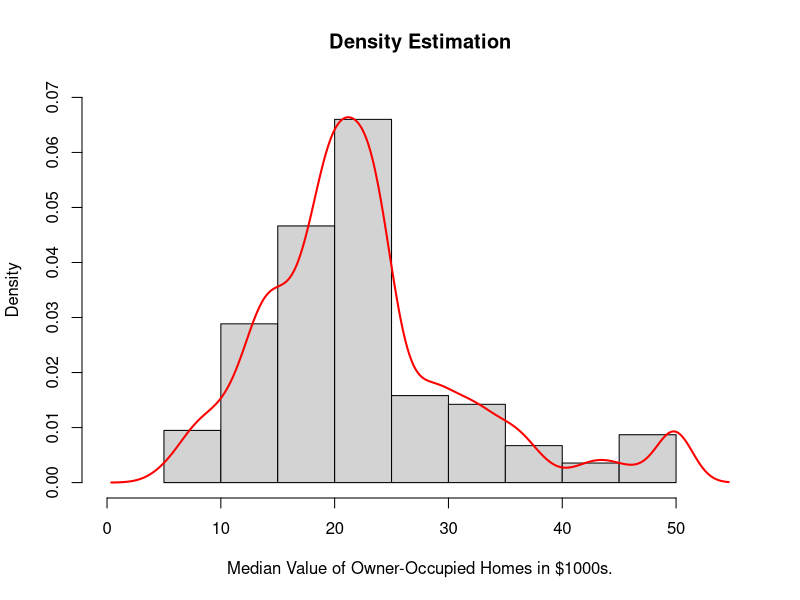
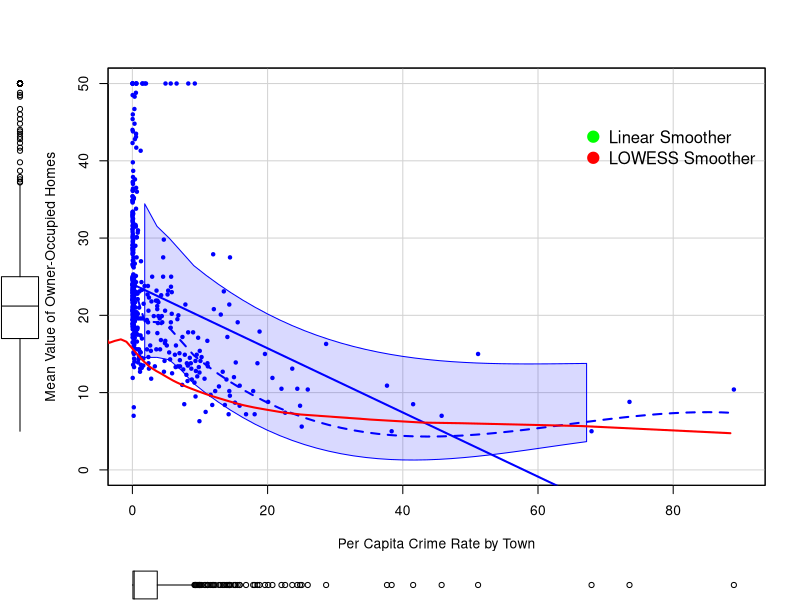
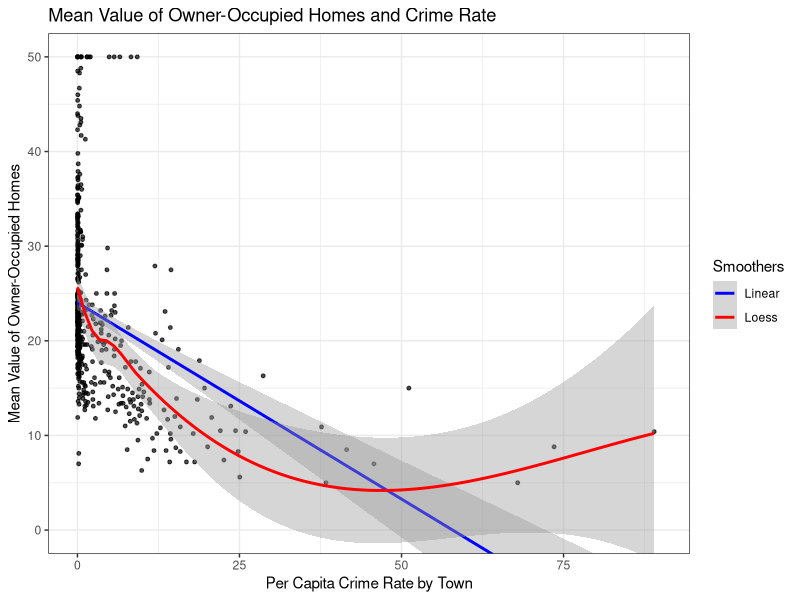
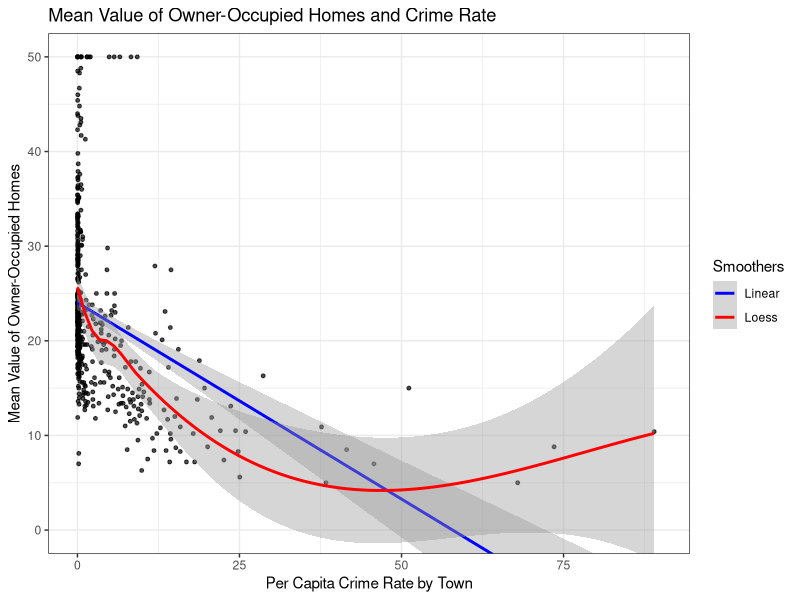
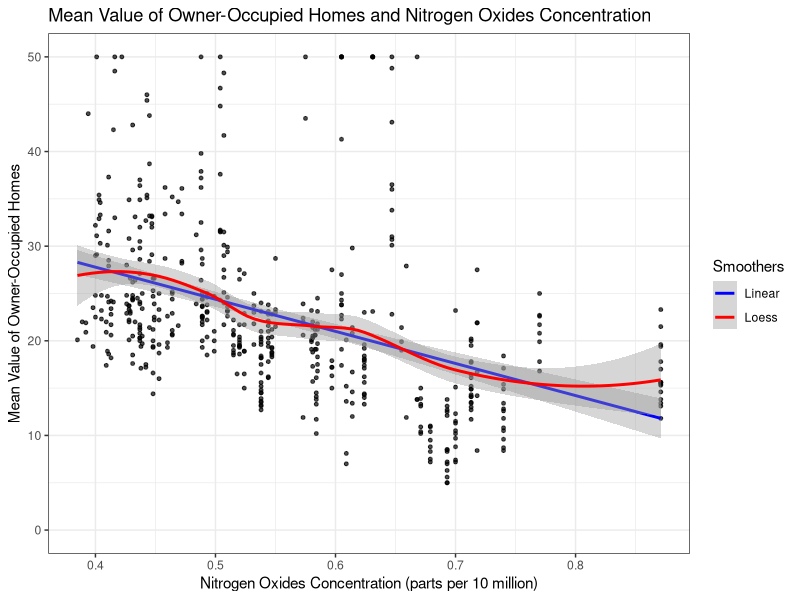
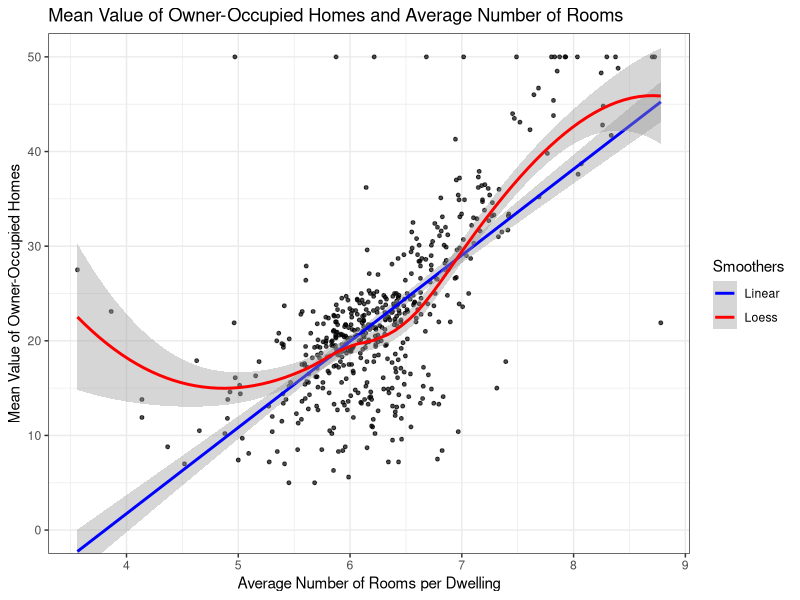
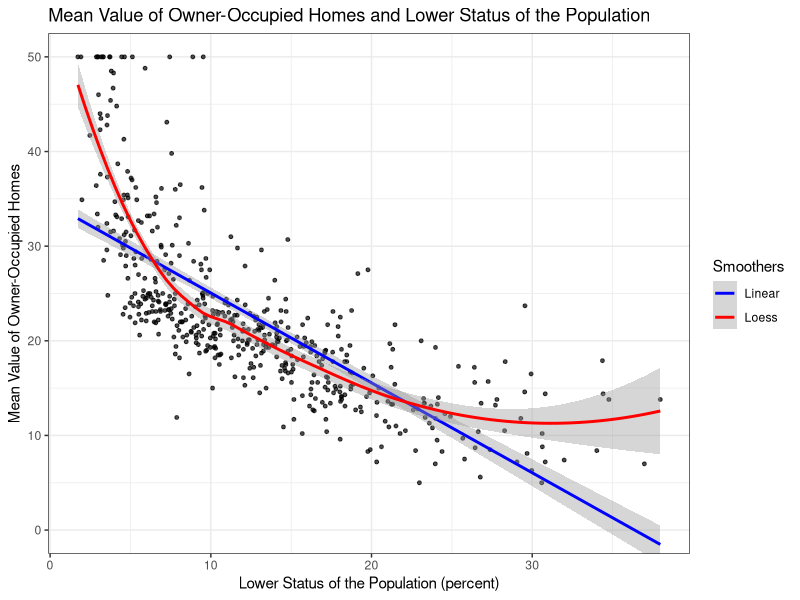
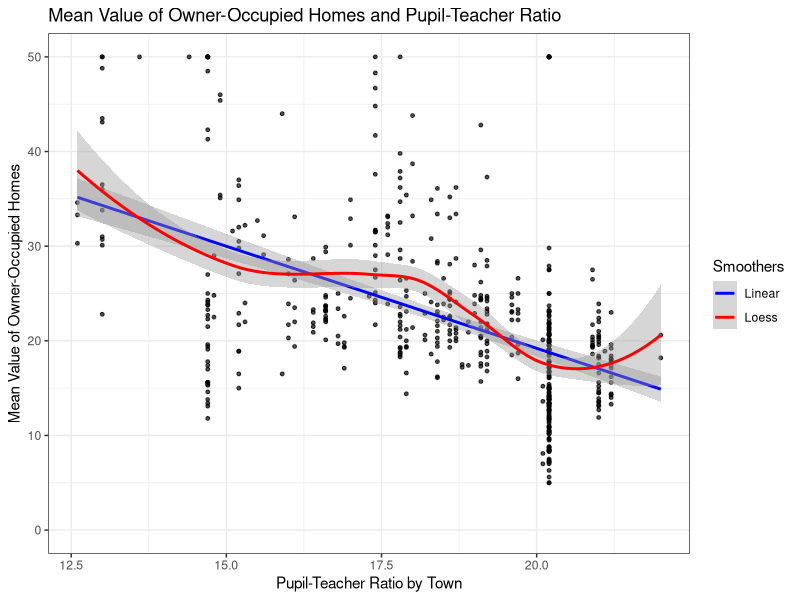

These figures' R source, in order: (Note: this script raises an error after producing the figures.)
###############################
####### Zápočtová úloha #######
####### Vladislav Belov #######
###############################


### Načtení potřebných knihoven ###
needed.libraries <- c('data.table','car','MASS','ggplot2',
                      'ISLR','graphics','effects','lattice',
                      'segmented','leaps','splines','psych',
                      'corrgram','forecast','lmtest')
for(libs in needed.libraries) require(libs, character.only = TRUE)

? Boston
head(Boston)

############
### Q01: ###
############

# Základní statistiky:
describe(Boston)

# NA nejsou:
na_count <-sapply(Boston, function(y) sum(length(which(is.na(y)))))
na_count <- data.frame(na_count)
na_count

# Rozměry datového souboru jsou 506x14, což odpovídá rozměrům uvedeným v zadání zápočtové úlohy.
dim(Boston)


############
### Q02: ###
############

# Histogram a odhad hustoty pro odezvu 'medv'.
hist(Boston$medv, freq=F, main="Density Estimation", 
     xlab="Median Value of Owner-Occupied Homes in $1000s.",
     xlim=c(0, 55), ylim=c(0, 0.07))
lines(density(Boston$medv), col="red", lwd=2)


############
### Q03: ###
############

### (a) Scatter plot závislosti cen nemovitostí na kriminalitě (knihovna 'car'). ###
# + smoothery
scatterplot(medv ~ crim, Boston, grid = T, smoother = NULL, lwd = 2,
            xlab = "Per Capita Crime Rate by Town", 
            ylab = "Mean Value of Owner-Occupied Homes",
            xlim = c(0, 90), 
            ylim = c(0, 50),
            pch = 20)
lines(lowess(x = Boston$crim, y = Boston$medv), col = "red", lwd = 2)
legend("topright", 
       legend = c("Linear Smoother", "LOWESS Smoother"), 
       col = c("green", "red"), 
       pch = c(19,19), 
       bty = "n", 
       pt.cex = 1.5, 
       cex = 1, 
       text.col = "black", 
       horiz = F , 
       inset = c(0, 0.1),)

### (b) Scatter plot závislosti cen nemovitostí na kriminalitě (knihovna 'ggplot2'). ###
# + smoothery s konfidenčními intervaly
# ('loess smoother' je obecnější než 'lowess') 
p1 <- ggplot(Boston, aes(x=crim, y=medv)) +
  geom_point(size=1, alpha=0.7) +
  geom_smooth(method = 'lm', formula = y ~ x, aes(colour="Linear"))  +
  geom_smooth(method = 'loess', formula = y ~ x, aes(colour="Loess")) +
  scale_colour_manual(name="Smoothers", values=c("blue", "red")) + 
  theme_bw() +
  xlab("Per Capita Crime Rate by Town") +
  ylab("Mean Value of Owner-Occupied Homes") +
  ggtitle("Mean Value of Owner-Occupied Homes and Crime Rate") +
  coord_cartesian(xlim=c(0, 90), ylim=c(0, 50))
p1

### Vybereme zbůsob (b) pro zobrazení závislosti 'medv' na ostatních parametrech: ###
p2 <- ggplot(Boston, aes(x=nox, y=medv)) +
  geom_point(size=1, alpha=0.7) +
  geom_smooth(method = 'lm', formula = y ~ x, aes(colour="Linear"))  +
  geom_smooth(method = 'loess', formula = y ~ x, aes(colour="Loess")) +
  scale_colour_manual(name="Smoothers", values=c("blue", "red")) + 
  theme_bw() +
  xlab("Nitrogen Oxides Concentration (parts per 10 million)") +
  ylab("Mean Value of Owner-Occupied Homes") +
  ggtitle("Mean Value of Owner-Occupied Homes and Nitrogen Oxides Concentration") +
  coord_cartesian(xlim=c(0.385, 0.8710), ylim=c(0, 50)) 
p3 <- ggplot(Boston, aes(x=rm, y=medv)) +
  geom_point(size=1, alpha=0.7) +
  geom_smooth(method = 'lm', formula = y ~ x, aes(colour="Linear"))  +
  geom_smooth(method = 'loess', formula = y ~ x, aes(colour="Loess")) +
  scale_colour_manual(name="Smoothers", values=c("blue", "red")) + 
  theme_bw() +
  xlab("Average Number of Rooms per Dwelling") +
  ylab("Mean Value of Owner-Occupied Homes") +
  ggtitle("Mean Value of Owner-Occupied Homes and Average Number of Rooms") +
  coord_cartesian(xlim=c(3.561, 8.780), ylim=c(0, 50))
p4 <- ggplot(Boston, aes(x=lstat, y=medv)) +
  geom_point(size=1, alpha=0.7) +
  geom_smooth(method = 'lm', formula = y ~ x, aes(colour="Linear"))  +
  geom_smooth(method = 'loess', formula = y ~ x, aes(colour="Loess")) +
  scale_colour_manual(name="Smoothers", values=c("blue", "red")) + 
  theme_bw() +
  xlab("Lower Status of the Population (percent)") +
  ylab("Mean Value of Owner-Occupied Homes") +
  ggtitle("Mean Value of Owner-Occupied Homes and Lower Status of the Population") +
  coord_cartesian(xlim=c(1.7, 38), ylim=c(0, 50))
p5 <- ggplot(Boston, aes(x=ptratio, y=medv)) +
  geom_point(size=1, alpha=0.7) +
  geom_smooth(method = 'lm', formula = y ~ x, aes(colour="Linear"))  +
  geom_smooth(method = 'loess', formula = y ~ x, aes(colour="Loess")) +
  scale_colour_manual(name="Smoothers", values=c("blue", "red")) + 
  theme_bw() +
  xlab("Pupil-Teacher Ratio by Town") +
  ylab("Mean Value of Owner-Occupied Homes") +
  ggtitle("Mean Value of Owner-Occupied Homes and Pupil-Teacher Ratio") +
  coord_cartesian(xlim=c(12.6, 22), ylim=c(0, 50))
p6 <- ggplot(Boston, aes(x=dis, y=medv)) +
  geom_point(size=1, alpha=0.7) +
  geom_smooth(method = 'lm', formula = y ~ x, aes(colour="Linear"))  +
  geom_smooth(method = 'loess', formula = y ~ x, aes(colour="Loess")) +
  scale_colour_manual(name="Smoothers", values=c("blue", "red")) + 
  theme_bw() +
  xlab("Weighted Mean of Distances to Five Boston Employment Centres") +
  ylab("Mean Value of Owner-Occupied Homes") +
  ggtitle("Mean Value of Owner-Occupied Homes and Mean of Distances to Centres") +
  coord_cartesian(xlim=c(1, 12.5), ylim=c(0, 50))

### Grafy: ###
# Mean Value of Owner-Occupied Homes and Crime Rate
p1
# Mean Value of Owner-Occupied Homes and Nitrogen Oxides Concentration
p2
# Mean Value of Owner-Occupied Homes and Average Number of Rooms
p3
# Mean Value of Owner-Occupied Homes and Lower Status of the Population
p4
# Mean Value of Owner-Occupied Homes and Pupil-Teacher Ratio
p5
# Mean Value of Owner-Occupied Homes and Mean of Distances to Centres
p6


############
### Q04: ###
############

### Boxplot pro proměnnou 'rad': ###
radbp <- ggplot(Boston, aes(x=rad, y=medv, group=rad)) + 
  geom_boxplot(fill="white", colour="darkblue", notch=F) +
  geom_jitter(width = 0.2) +
  xlab("Index of Accessibility to Radial Highways") +
  ylab("Mean Value of Owner-Occupied Homes") + 
  ggtitle("Mean Value of Owner-Occupied Homes and Index of Accessibility to Radial Highways")
radbp

### Boxplot pro proměnnou 'chas': ###
is.factor(Boston$chas)
Boston$chas <- as.factor(Boston$chas)
chasbp <- ggplot(Boston, aes(x=chas, y=medv, group=chas)) + 
  geom_boxplot(fill="white", colour="darkblue", notch=F) +
  geom_jitter(width = 0.2) +
  xlab("Charles River Dummy Variable") +
  ylab("Mean Value of Owner-Occupied Homes") + 
  ggtitle("Mean Value of Owner-Occupied Homes and Index of Accessibility to Radial Highways")
chasbp

### Boxplot pro proměnnou 'rad' s transformací: ###
Boston["newrad"] <- "Low Accessibility"
Boston$newrad[Boston$rad < 10] = "High Accessibility"
newradbp <- ggplot(Boston, aes(x=newrad, y=medv, group=newrad)) + 
  geom_boxplot(fill="white", colour="darkblue", notch=TRUE) +
  geom_jitter(width = 0.2) + 
  xlab("Index of Accessibility to Radial Highways") +
  ylab("Mean Value of Owner-Occupied Homes") + 
  ggtitle("Mean Value of Owner-Occupied Homes and Index of Accessibility to Radial Highways")
newradbp


############
### Q05: ###
############

# Vizualizace korelační matice.
# Čím výrazněji je barva, tím silneji je korelace mezi proměnnými
# (červená - záporná, modrá - kladná).
corrgram(Boston, order=NULL,panel=panel.shade)  # v kooperaci s Marko Sahanem.


############
### Q06: ###
############

boston_lm <- lm(medv ~ crim, Boston)
summary(boston_lm)
# Vidíme, že intercept a proměnná 'crim' jsou signifikantní podle p-value, 
# ale koeficient determinace je docela nízký.

# Podíváme se na chování reziduí:
opar <- par(mfrow=c(2,2))
plot(boston_lm)
par(opar)
# Je vidět, že rezidua nejsou rozmístěny symetricky kolem regresní křivky 
# a navíc z Q-Q plotu neplyne jejich normalita.

# Nyní se podíváme na fit modelu:
ggplot(Boston, aes(x=crim, y=medv)) +
  geom_point(size=1, alpha=0.7) +
  geom_abline(intercept = coef(boston_lm)[1], slope = coef(boston_lm)[2], col='darkred') +
  theme_bw() +
  xlab("Per Capita Crime Rate by Town") +
  ylab("Mean Value of Owner-Occupied Homes") +
  ggtitle("Simple Linear Model Fit") +
  coord_cartesian(xlim=c(0, 90), ylim=c(0, 50))
# Z fitu daného jednoduchého regresního modelu vyplývá, 
# že ceny nemovitiostí klesají v závislosti na míře kriminality
(coef(boston_lm)[1] + coef(boston_lm)[2]*0)-(coef(boston_lm)[1] + coef(boston_lm)[2]*10)
# Vzroste-li kriminalita o 10 jednotek, pak ceny v průměru klesnou o přibližne $4000.
1-(coef(boston_lm)[1] + coef(boston_lm)[2]*2)/(coef(boston_lm)[1]+coef(boston_lm)[2]*1)
# Podle tohoto modelu cena nemovitosti klesne přibližně o 1.8 % 
# při nárůstu kriminality o 1 jednotku.


############
### Q07: ###
############

### (1) Uděláme logaritmickou transformaci odezvy 'medv'. ###
logboston_lm <- lm(log(medv)~ crim, Boston)
summary(logboston_lm)
# Koeficient determinace se zvýšil, p-value ukazuje na signifikantnost proměnných.
opar <- par(mfrow=c(2,2))
plot(logboston_lm)
par(opar)
# Rezidua jsou nyní rozmístěny více symetricky a Q-Q plot také vypadá lépe.
# Stále ale model není ideální.

### (2) Graf s regresní křivkou pro nový model a konfidenčními intervaly na hladině významnosti 5%: ###
# V daném případě konfidenční interval neposkytuje skoro žádnou užitečnou informaci, 
# prediction interval obsahuje v sobě většinu pozorování.
new_crime <- data.frame(crim = seq(0,90,0.1779))
new_conf = predict(logboston_lm, newdata = new_crime, interval = "confidence", level=0.95)
new_pred = predict(logboston_lm, newdata = new_crime, interval = "prediction", level=0.95)
logtrans_p1<- ggplot(Boston, aes(x=crim, y=log(medv))) +
  geom_point(size=1, alpha=0.7) +
  labs(color="Lines:") + 
  geom_line(aes(x=seq(0,90,0.1779), y=new_conf[,1], colour = "Fit")) + 
  geom_line(aes(x=seq(0,90,0.1779), y=new_conf[,2], colour = "Confidence Interval")) + 
  geom_line(aes(x=seq(0,90,0.1779), y=new_conf[,3], colour = "Confidence Interval")) + 
  geom_line(aes(x=seq(0,90,0.1779), y=new_pred[,2], colour = "Prediction Interval"), linetype=2) + 
  geom_line(aes(x=seq(0,90,0.1779), y=new_pred[,3], colour = "Prediction Interval"), linetype=2) + 
  theme_bw() +
  xlab("Per Capita Crime Rate by Town") +
  ylab("Log - Mean Value of Owner-Occupied Homes") +
  ggtitle("Linear Model with Log-Transformation of the Dependant Variable (Tolerance - 5%)") +
  coord_cartesian(xlim=c(0, 90), ylim=c(1, 4))
logtrans_p1

### (3) Porovnáme naši transformaci s transformací navrženou Box-Coxem: ###
dev.off()
# Log-věrohodnostní profil Box-Coxovy transformace:
boxcox(boston_lm)
# Nový model s použitím Box-Coxovy transformace.
lambda <- BoxCox.lambda(Boston$medv)
medv_bc <- BoxCox(Boston$medv, lambda)
boston_lm_bc <- lm(medv_bc ~ crim, Boston)
summary(boston_lm_bc)
summary(logboston_lm)
# Je vidět, že Box-Coxova transformace zlepšila původní model: zvětšil se koeficient determinace.

# Nakonec se podíváme na chování reziduí obou modelů:
opar <- par(mfrow=c(2,2))
plot(boston_lm_bc)  # Box-Coxova transformace
plot(logboston_lm)  # Logaritmická transformace odezvy
par(opar)
# Je vidět, že porovnávané modely mají problém se symetrií reziduí a jejich normalitou.
# Oba modely identifikují stejné problematické body s indexy 381, 400, 490, 419.


############
### Q08: ###
############

# Ještě jednou se podívejme na logaritmickou transformaci odezvy 'medv':
logtrans_p1

exp_beta1 <- exp(coef(logboston_lm)[2])  
# Je to kladné číslo menší než jedna vyjádřující poměr E[Y|X=x+1]/E[Y|X=x].
# Tedy (1-exp_beta1)*100 % vyjadřuje o kolik procent klesne cena nemovitosti 
# při nárustu míry kriminality o 1 jendotku.
(1-exp_beta1)*100
# Což je přibližně 2.48 %.
# Tento model předpovídá větší pokles než jednoduchý lineární model z Q06.


############
### Q09: ###
############ 

dev.off()

### (1) Po částech konstantní transformace (Piecewise Regression). ###
const_boston_lm <- segmented(lm(medv ~ crim, Boston), seg.Z = ~ crim)
summary(const_boston_lm)
new_crime <- data.frame(crim = seq(0,90,0.1779))
new_boston_piecewise <- predict(const_boston_lm, newdata = new_crime)

### (2) Lineární transformace. ###
lin_boston_lm <- lm(medv ~ poly(crim, degree=1, raw=TRUE), Boston)
summary(lin_boston_lm)
new_boston_linear <- predict(lin_boston_lm, newdata = new_crime)
crPlots(lin_boston_lm)

### (3) Kvadratická polynomiální transformace. ###
quadratic_boston_lm <- lm(medv ~ poly(crim, degree=2, raw=TRUE), Boston)
summary(quadratic_boston_lm)
new_boston_quadratic <- predict(quadratic_boston_lm, newdata = new_crime)
crPlots(cubic_boston_lm)

### (4) Kubická polynomiální transformace. ###
cubic_boston_lm <- lm(medv ~ poly(crim, degree=3, raw=TRUE), Boston)
summary(cubic_boston_lm)  # Je vidět, že proměnná se stupněm 3 už není tak signifikantní.
new_boston_cubic <- predict(cubic_boston_lm, newdata = new_crime)
crPlots(cubic_boston_lm)  # Neliší se od předchozího crPlots pro kvadratickou transformaci.

### (5) Splines. ###
splines_boston_lm <- lm(medv ~ bs(crim,knots=c(12, 25),degree=1,Boundary.knots=c(0,90)), Boston)
summary(splines_boston_lm)
new_boston_splines <- predict(splines_boston_lm, newdata = new_crime)
transf_plot <- ggplot(Boston, aes(x=crim, y=medv)) +
  geom_point(size=1, alpha=0.7) +
  geom_line(aes(x=new_crime, y=new_boston_piecewise, colour="Piecewise Regression Line")) +
  geom_line(aes(x=new_crime, y=new_boston_linear, colour="Linear Transformation")) +
  geom_line(aes(x=new_crime, y=new_boston_quadratic, colour="Quadratic Transformation")) +
  geom_line(aes(x=new_crime, y=new_boston_cubic, colour="Cubic Transformation")) +
  geom_line(aes(x=new_crime, y=new_boston_splines, colour="Splines Transformation")) +
  labs(color="Lines:") + 
  theme_bw() +
  xlab("Per Capita Crime Rate by Town") +
  ylab("Mean Value of Owner-Occupied Homes") +
  ggtitle("Transformations of the Dependant Variable - Boston Dataset") +
  coord_cartesian(xlim=c(0, 90), ylim=c(0, 50))
transf_plot

### Podívejme se na rezidua modelů. ###
opar <- par(mfrow=c(2,2))
plot(lin_boston_lm) # Tento model nesplňuje symetrii reziduí (je přítomná nelineární závislost) ani jejich normalitu.
plot(quadratic_boston_lm)
plot(cubic_boston_lm)
plot(splines_boston_lm)
par(opar)
# Ostatní modely jsou vzhledem symetrii o něco lepší, ale je problém s normalitou reziduí (pokračování v Q10).


############
### Q10: ###
############

### Vybereme model 'splines_boston_lm', ale provedeme pro něj navíc logaritmickou transformaci odezvy. ###
opar <- par(mfrow=c(2,2))
logsplines_boston_lm <- lm(log(medv) ~ bs(crim,knots=c(12,25),degree=1,Boundary.knots=c(0,90)), Boston)
summary(logsplines_boston_lm)
plot(logsplines_boston_lm)
par(opar)
# Nyní Q-Q Plot vypadá o něco lepší, stále ale jsou přítomny outliery a leverage pointy.
# Navíc se zvětšila signifikance poslední proměnné.

### Nakreslíme si Scatter Plot s konfidenčními a prediction intervaly na hladine významnosti 5 %: ###
new_crime <- data.frame(crim = seq(0,90,0.1779))
new_conf = predict(logsplines_boston_lm, newdata = new_crime, interval = "confidence", level=0.95)
new_pred = predict(logsplines_boston_lm, newdata = new_crime, interval = "prediction", level=0.95)
boston_crime_final_p1<- ggplot(Boston, aes(x=crim, y=log(medv))) +
  geom_point(size=1, alpha=0.7) +
  labs(color="Lines:") + 
  geom_line(aes(x=seq(0,90,0.1779), y=new_conf[,1], colour = "Fit")) + 
  geom_line(aes(x=seq(0,90,0.1779), y=new_conf[,2], colour = "Confidence Interval")) + 
  geom_line(aes(x=seq(0,90,0.1779), y=new_conf[,3], colour = "Confidence Interval")) + 
  geom_line(aes(x=seq(0,90,0.1779), y=new_pred[,2], colour = "Prediction Interval"), linetype=2) + 
  geom_line(aes(x=seq(0,90,0.1779), y=new_pred[,3], colour = "Prediction Interval"), linetype=2) + 
  theme_bw() +
  xlab("Per Capita Crime Rate by Town") +
  ylab("Log - Mean Value of Owner-Occupied Homes") +
  ggtitle("Mean Value of Owner-Occupied Homes vs. Criminality") +
  coord_cartesian(xlim=c(0, 90), ylim=c(1, 4))
boston_crime_final_p1

### Plot efektů: ###
plot(allEffects(logsplines_boston_lm))

### Shapiro-Wilk Normality Test: ###
shapiro.test(residuals(logsplines_boston_lm)) 
# P-value je docelá nízka, tudíž musíme hypotézu o normalitě reziduí zamítnout.

### Lilliefors (Kolmogorov-Smirnov) test for normality: ###
library(nortest)
lillie.test(residuals(logsplines_boston_lm)) # Analogicky.


############
### Q11: ###
############

pairs(~(.), newdata,  main="Basic Scatterplot Matrix")

with(Boston, table(medv))
median(Boston$medv)
# Tabulka četností jednotlivých hodnot odezvy 'medv' ukazuje na to, že 
# by hodnoty rovné 50 mohly vzniknout useknutím nebo chybně. 
# Proto si je dovolíme odstranit.
newdata <- Boston[which(Boston$medv != 50),]
median(newdata$medv) 
# Po odstranění zmíněných hodnot se hodnota mediánu skoro nezmeníla.
dim(newdata)

mm <- lm(medv ~ ., data = newdata)
sort(residuals(mm))


############
### Q12: ###
############

dev.off()
boston_all_lm <- lm(log(medv) ~ ., newdata)
opar <- par(mfrow=c(2,2))
plot(boston_all_lm)
par(opar)
summary(boston_all_lm)  # Model se všemi proměnnými najednou je přetížený.

### Pro výběr ze všech možných vysvětlujících proměnných použijeme balík 'leaps' a kritéria Cp/r2. ###
summary(newdata)
leapsstatCp <- leaps(x=newdata[,c(1:13)], y=newdata[,14], names=names(newdata)[c(1:13)], method="Cp")
leapsstatr2 <- leaps(x=newdata[,c(1:13)], y=newdata[,14], 
                     names=names(newdata)[c(1:13)], method="r2")
CpParams <- leapsstatCp$size; CpValues <- leapsstatCp$Cp
r2Params <- leapsstatr2$size; r2Values <- leapsstatr2$r2
opar <- par(mfrow=c(1,2))
plot(CpValues ~ CpParams)
plot(r2Values ~ r2Params) 
par(opar)
# Vybereme proměnné s indexy 4, 5, 6, 8, 11, 13 (podle grafů je vidět, že existují i lepší
# modely, ale chceme dobrý poměr cena/výkon.
names(Boston)[c(4, 5, 6, 8, 11, 13)]
leaps <- regsubsets(log(medv) ~ chas + nox + rm + dis + ptratio + lstat, newdata, nbest=10)
summary(leaps)
plot(leaps,scale="Cp")
plot(leaps,scale="adjr2")
subsets(leaps, statistic="bic") 
subsets(leaps, statistic="adjr2") 
dev.off()

### Nakonec zvolíme model s proměnnými r-p-l. ###
model_final <- lm(log(medv) ~ rm + ptratio + lstat, newdata)
# Otestujeme náš výběr pomocí 'step' (Akaike).
summary(step(model_final))  # Z AIC vyplývá, že všechny vybrané proměnné jsou signifikantní. 
summary(model_final)  # F-statistic také dává dobrý výsledek.

# Na grafu Residuals vs. Fitted lze pozorovat symetrii.
op <- par(mfrow=c(2,2))
plot(model_final)
par(opar)

# Z Shapiro-Wilkova testu neplyne normalita reziduí.
shapiro.test(residuals(model_final))

# Breusch-Paganův test ukazuje na heteroskedascicitu.
bptest(model_final)


############
### Q13: ###
############

# Z diagramu níže a z tvaru kovarianční matice vyplývá, že mezi 
# vybranými proměnnými není významná kolinearita. Vzhledem ke korelacím
# ostatních proměnných si dovolíme říct, že proměnné byly vybrány relativně dobře.
# Lze ale mezi zvolenými proměnnými pozorovat jakousi nelineární závislost. 
pairs(medv ~ rm + ptratio + lstat, data = newdata)
cor(cbind(newdata$crim,newdata$zn,newdata$indus,newdata$chas,newdata$nox,
          newdata$rm,newdata$age,newdata$dis,newdata$rad,newdata$tax,
          newdata$black,newdata$ptratio,newdata$lstat))
# Q05 obsahuje zobrazení matice kolinearity.

# Inflace variance pro vybraný model také není velka (<1.7).
vif(model_final)

# Index podmíněnosti je o hodně menší 30
# (wiki: "If the condition number is above 30, the regression 
# may have significant multicollinearity").
kappa(cor(cbind(newdata$rm,newdata$ptratio,newdata$lstat)),exact=T)


############
### Q14: ###
############

# Zvolený model nezahrnuje v sobě kriminalitu.
# Pro účely zadání Q14 ji přidáme.
model_final_crim <- update(model_final, . ~ . + crim)
summary(model_final)  # Vidíme, že se trochu zvětšil koeficient determinace.
summary(model_final_crim)
opar <- par(mfrow=c(2,2))
plot(model_final_crim)
par(opar)

exp_bet1 <- exp(coef(model_final_crim)[5])  
# Je to kladné číslo menší než jedna vyjádřující poměr E[Y|U,V,X=x+1]/E[Y|U,V,X=x].
# Tedy (1-exp_beta1)*100 % vyjadřuje o kolik procent klesne cena nemovitosti při nárustu míry kriminality o 1 jendotku.
(1-exp_bet1)*100
# Daný model predikuje pokles cen přibližně o 1.02 % při nárůstu kriminality o jednotku.

median(newdata$crim)
dev.off()
plot(allEffects(model_final_crim))


############
### Q15: ###
############

### Výsledný model:
summary(model_final)
op <- par(mfrow=c(2,2))
plot(model_final)
par(opar)
sigma(model_final)
# Tento model má přípustný koeficient determinace (>0.6).
# Odchylka reziduí nění moc velká (=0.2).
# V Q12 byla pozorována symetrie reziduí a byly provedeny testy na 
# heteroskedascicitu a normalitu reziduí.

# Podívejme se na partial-regression grafy:
avPlots(model_final_crim)

# Outliery a leverage pointy by šlo odstranit nějakoi robustní metodou (LTS, LWS).


############
### Q16: ###
############

# Možná pokračování analýzy:
# 1) faktorizace proměnných 'chas', 'rad' a možná ještě 'tax';
# 2) zařazení dalších proměnných do modelu by mohlo zlepšit jeho
#    charakteristiky..;
# 3) polynomiální transformace proměnné lstat;
# 4) použití robustních statistik pro aproximace a predikce...


############
### Q17: ###
############

# Myslím, že potlačení kriminality v daném místě by skoro nic nezměnilo. Možná jenom
# potlačení o hodně, neboť z Q12 plyne, že ceny na nemovitost závisejí na hodně 
# parametrech, přičemž kriminalita není nejdůležitější z nich.
